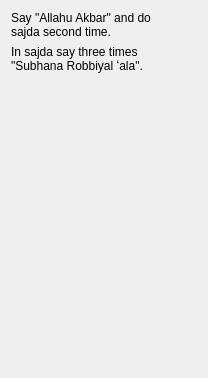
                  <widget class="QWidget" name="sajda_1_2_sunnah_fajr_page">
                   <layout class="QVBoxLayout" name="verticalLayout_29">
                    <item>
                     <layout class="QHBoxLayout" name="horizontalLayout_20">
                      <item>
                       <widget class="QLabel" name="takbir_sajda_1_2_sunnah_fajr_label">
                        <property name="text">
                         <string>Say &quot;Allahu Akbar&quot; and do sajda second time.</string>
                        </property>
                        <property name="wordWrap">
                         <bool>true</bool>
                        </property>
                       </widget>
                      </item>
                      <item>
                       <widget class="QPushButton" name="takbir_sajda_1_2_sunnah_fajr_pushButton">
                        <property name="sizePolicy">
                         <sizepolicy hsizetype="Fixed" vsizetype="Fixed">
                          <horstretch>0</horstretch>
                          <verstretch>0</verstretch>
                         </sizepolicy>
                        </property>
                        <property name="text">
                         <string/>
                        </property>
                        <property name="icon">
                         <iconset resource="resources.qrc">
                          <normaloff>:/icons/audio.svg</normaloff>:/icons/audio.svg</iconset>
                        </property>
                        <property name="iconSize">
                         <size>
                          <width>48</width>
                          <height>48</height>
                         </size>
                        </property>
                        <property name="flat">
                         <bool>true</bool>
                        </property>
                       </widget>
                      </item>
                     </layout>
                    </item>
                    <item>
                     <layout class="QHBoxLayout" name="horizontalLayout_21">
                      <item>
                       <widget class="QLabel" name="ala_1_2_sunnah_fajr_label">
                        <property name="text">
                         <string>In sajda say three times  &quot;Subhana Robbiyal ʻala&quot;.</string>
                        </property>
                        <property name="wordWrap">
                         <bool>true</bool>
                        </property>
                       </widget>
                      </item>
                      <item>
                       <widget class="QPushButton" name="ala_1_2_sunnah_fajr_pushButton">
                        <property name="sizePolicy">
                         <sizepolicy hsizetype="Fixed" vsizetype="Fixed">
                          <horstretch>0</horstretch>
                          <verstretch>0</verstretch>
                         </sizepolicy>
                        </property>
                        <property name="text">
                         <string/>
                        </property>
                        <property name="icon">
                         <iconset resource="resources.qrc">
                          <normaloff>:/icons/audio.svg</normaloff>:/icons/audio.svg</iconset>
                        </property>
                        <property name="iconSize">
                         <size>
                          <width>48</width>
                          <height>48</height>
                         </size>
                        </property>
                        <property name="flat">
                         <bool>true</bool>
                        </property>
                       </widget>
                      </item>
                     </layout>
                    </item>
                    <item>
                     <spacer name="verticalSpacer_7">
                      <property name="orientation">
                       <enum>Qt::Vertical</enum>
                      </property>
                      <property name="sizeHint" stdset="0">
                       <size>
                        <width>20</width>
                        <height>294</height>
                       </size>
                      </property>
                     </spacer>
                    </item>
                   </layout>
                  </widget>
